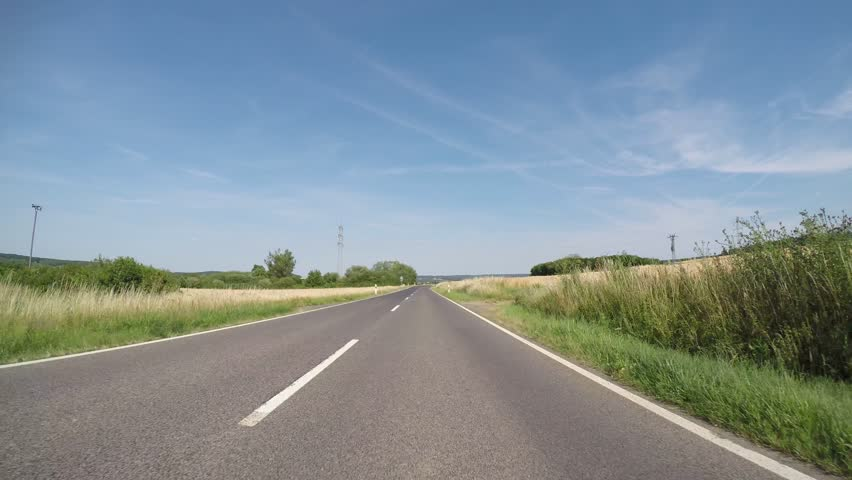
#> input picture road.jpg, 852 x 480 px
$ python extract_test.py   (Python 2 division)
#> lines starting #> are read from the running program, lines starting #| are printed output that depends on the picture; after the words box and inside, x2 and y2 are one past the last pixel; in counts of white or black regions, pixels touching at a corner belong together
import cv2
import numpy as np
from matplotlib import pyplot as plt

img = cv2.imread('road.jpg')
#> img is the input picture: shape (480, 852, 3); mean B, G, R 151.8, 145.1, 129.9
gray = cv2.cvtColor(img,cv2.COLOR_BGR2GRAY)
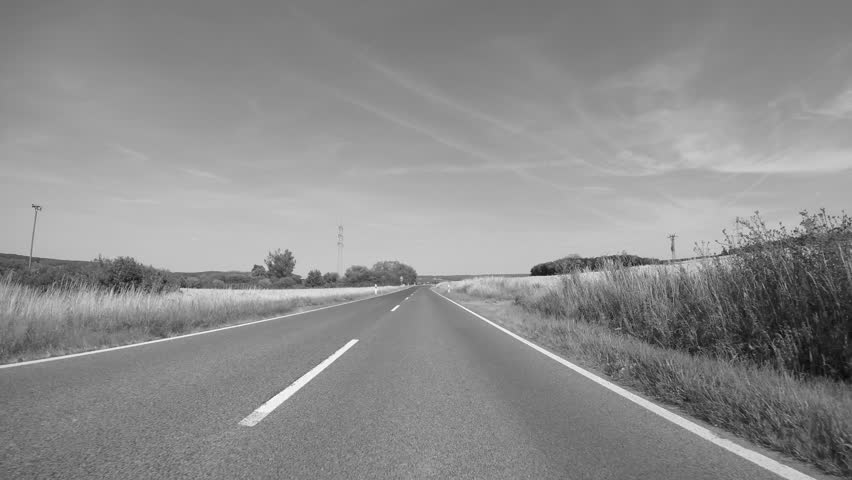
#> gray: shape (480, 852); min 4, max 254, mean 141.3

height,width=gray.shape
#> height = 480; width = 852
template = gray[height*3/4:height,width/2-80:width*3/4-100]
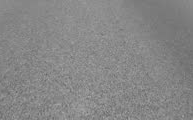
#> template: shape (120, 193); min 100, max 170, mean 134.2
# template = gray[100:300,100:300]
edges = cv2.Canny(template,100,200)
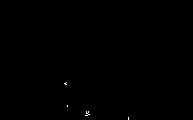
#> edges: shape (120, 193); 0.09% white in thin lines or dots, all inside (x1, y1, x2, y2) = (64, 82, 129, 120)

k_xr = np.array([[-1,-1,-1],[-1,9,-1],[-1,-1,-1]])
sobel_xr = cv2.filter2D(template,-1,k_xr)
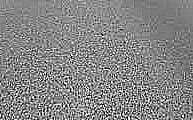
#> sobel_xr: shape (120, 193); min 0, max 255, mean 134.1

ex_sharping = np.array([[1,1,1],[1,-7,1],[1,1,1]])
sharp = cv2.filter2D(template,-1,ex_sharping)
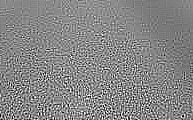
#> sharp: shape (120, 193); min 0, max 255, mean 134.2

plt.subplot(121)
plt.imshow(sharp,cmap = 'gray')
plt.title('Original')
plt.xticks([]), plt.yticks([])
plt.subplot(122)
plt.imshow(sobel_xr,cmap = 'gray')
plt.title('template')
plt.xticks([]), plt.yticks([])
plt.show()
